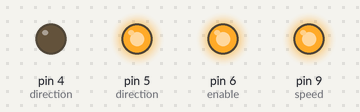
Bench run of a sketch on a simulated Arduino Uno, built with avr-gcc and run on an emulated ATmega328P. Shown: output pins drawn as LEDs (lit = HIGH). At 0.0 s the program stops and its outputs stay as they are.

Above: at 0.1 s.
Timing chart, 0 to 1.5 s (numbered marks = the images above):
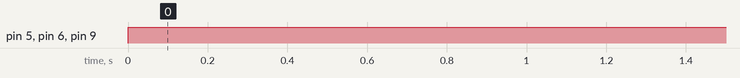

Measured:
- by itself, pin 5 (direction), pin 6 (enable), pin 9 (speed): LOW → HIGH at 0.00 s

The sketch:

hbridgeTest.ino
```cpp
int target;
int reading;

bool targetRun;

void setup() {
  // put your setup code here, to run once:
  pinMode(4, OUTPUT);   // direction
  pinMode(5, OUTPUT);   // direction
  pinMode(6, OUTPUT);   // enable
  pinMode(9, OUTPUT);   // speed/PWM
  Serial.begin(9600);
  targetRun = true;
}

void loop() {
  target = 50;
  digitalWrite(6, HIGH);    // enable

  reading = analogRead(A0);
  reading = map(reading, 66, 980, 0, 100);
  if (targetRun == true){
    while(reading < target){
      in();
    }
    while(reading > target){
      out();
    }
    targetRun = false;
  }
}

void in(){
  digitalWrite(6, HIGH);
  digitalWrite(4, LOW);
  digitalWrite(5, HIGH);
  analogWrite(9, 255);
}

void out(){
  digitalWrite(6, HIGH);
  digitalWrite(4, HIGH);
  digitalWrite(5, LOW);
  analogWrite(9, 255);
}

/*
 * Max = 980
 * Min = 66
 */
```
